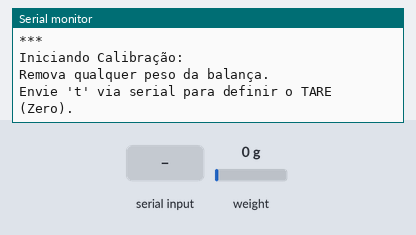
Bench run of a sketch on a simulated ESP32. Parts: the last lines printed to the serial monitor. Inputs (shaded band) come from the test bench; at power-on: weight on the scale 0 g. EEPROM starts erased.

Above: at 3.2 s.
3.3 s: "t90\n" received over Serial
At 4.5 s:
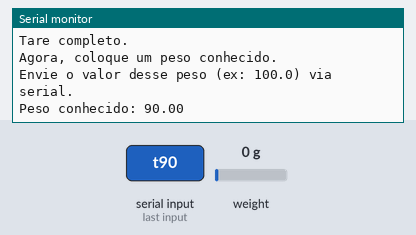
4.8 s: "y90\n" received over Serial
At 5.08 s:
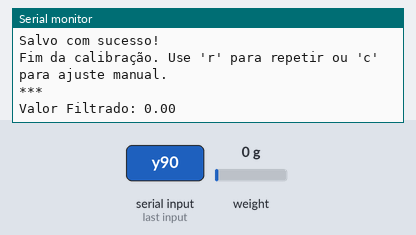
6.4 s: "t,45\n" received over Serial
At 6.52 s:
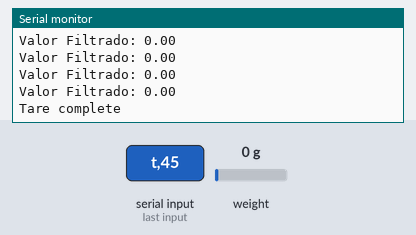
7.9 s: "c90\n" received over Serial
At 9.1 s:
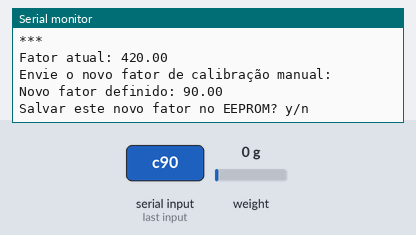
9.4 s: "y,45\n" received over Serial
At 9.56 s:
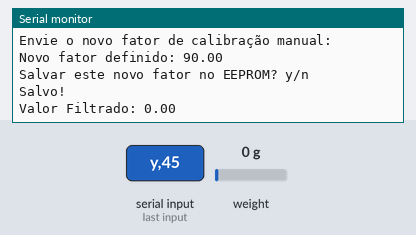
10.9 s: weight on the scale set to 100 g
At 10.97 s:
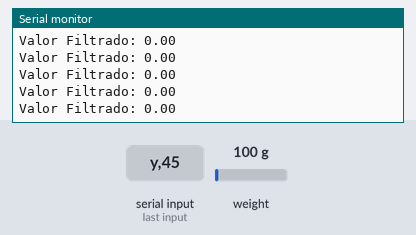

Measured:
- after the input at 3.3 s, the serial monitor: prints a new line at once (image 1)
- after the input at 4.8 s, the serial monitor: prints a new line after 0.11 s (image 2)
- after the input at 6.4 s, the serial monitor: prints a new line at once (image 3)
- after the input at 7.9 s, the serial monitor: prints a new line at once (image 4)
- after the input at 9.4 s, the serial monitor: prints a new line at once (image 5)

The sketch:

teste_load_cells.ino
```cpp
#include <HX711_ADC.h>
#if defined(ESP8266)|| defined(ESP32) || defined(AVR)
#include <EEPROM.h>
#endif

// Pinos:
const int HX711_dout = 48;
const int HX711_sck = 49;

// HX711 constructor:
HX711_ADC LoadCell(HX711_dout, HX711_sck);

const int calVal_eepromAdress = 0;
unsigned long t = 0;

// --- CONFIGURAÇÃO DO FILTRO ---
const int numLeituras = 10;      // Aumente para mais estabilidade, diminua para mais rapidez
float leituras[numLeituras];
int indiceLeitura = 0;
float totalSoma = 0;
float mediaFiltrada = 0;
// ------------------------------

void setup() {
  Serial.begin(57600); delay(10);
  Serial.println("\nIniciando...");

  // Inicializa o array do filtro
  for (int i = 0; i < numLeituras; i++) leituras[i] = 0;

  LoadCell.begin();
  unsigned long stabilizingtime = 2000;
  boolean _tare = true;
  LoadCell.start(stabilizingtime, _tare);

  if (LoadCell.getTareTimeoutFlag() || LoadCell.getSignalTimeoutFlag()) {
    Serial.println("Erro: Verifique a fiação do HX711");
    while (1);
  } else {
    LoadCell.setCalFactor(1.0);
    Serial.println("Inicialização concluída");
  }
  while (!LoadCell.update());
  calibrate(); // Chama a calibração inicial
}

void loop() {
  static boolean newDataReady = 0;
  const int serialPrintInterval = 200;

  if (LoadCell.update()) newDataReady = true;

  if (newDataReady) {
    // --- LÓGICA DO FILTRO DE MÉDIA MÓVEL ---
    totalSoma = totalSoma - leituras[indiceLeitura];
    leituras[indiceLeitura] = LoadCell.getData();
    totalSoma = totalSoma + leituras[indiceLeitura];
    indiceLeitura = (indiceLeitura + 1) % numLeituras;
    mediaFiltrada = totalSoma / numLeituras;
    // ---------------------------------------

    if (millis() > t + serialPrintInterval) {
      Serial.print("Valor Filtrado: ");
      Serial.println(mediaFiltrada);
      newDataReady = 0;
      t = millis();
    }
  }

  if (Serial.available() > 0) {
    char inByte = Serial.read();
    if (inByte == 't') LoadCell.tareNoDelay();
    else if (inByte == 'r') calibrate();
    else if (inByte == 'c') changeSavedCalFactor();
  }

  if (LoadCell.getTareStatus() == true) {
    Serial.println("Tare complete");
  }
}

// --- FUNÇÃO DE CALIBRAÇÃO ---
void calibrate() {
  Serial.println("***");
  Serial.println("Iniciando Calibração:");
  Serial.println("Remova qualquer peso da balança.");
  Serial.println("Envie 't' via serial para definir o TARE (Zero).");

  boolean _resume = false;
  while (_resume == false) {
    LoadCell.update();
    if (Serial.available() > 0) {
      char inByte = Serial.read();
      if (inByte == 't') LoadCell.tareNoDelay();
    }
    if (LoadCell.getTareStatus() == true) {
      Serial.println("Tare completo.");
      _resume = true;
    }
  }

  Serial.println("Agora, coloque um peso conhecido.");
  Serial.println("Envie o valor desse peso (ex: 100.0) via serial.");

  float known_mass = 0;
  _resume = false;
  while (_resume == false) {
    LoadCell.update();
    if (Serial.available() > 0) {
      known_mass = Serial.parseFloat();
      if (known_mass != 0) {
        Serial.print("Peso conhecido: ");
        Serial.println(known_mass);
        _resume = true;
      }
    }
  }

  LoadCell.refreshDataSet();
  float newCalibrationValue = LoadCell.getNewCalibration(known_mass);

  Serial.print("Novo fator de calibração: ");
  Serial.println(newCalibrationValue);
  Serial.println("Salvar no EEPROM? y/n");

  _resume = false;
  while (_resume == false) {
    if (Serial.available() > 0) {
      char inByte = Serial.read();
      if (inByte == 'y') {
#if defined(ESP8266)|| defined(ESP32)
        EEPROM.begin(512);
#endif
        EEPROM.put(calVal_eepromAdress, newCalibrationValue);
#if defined(ESP8266)|| defined(ESP32)
        EEPROM.commit();
#endif
        Serial.println("Salvo com sucesso!");
        _resume = true;
      }
      else if (inByte == 'n') {
        Serial.println("Valor não salvo.");
        _resume = true;
      }
    }
  }
  Serial.println("Fim da calibração. Use 'r' para repetir ou 'c' para ajuste manual.");
  Serial.println("***");
}

// --- FUNÇÃO DE AJUSTE MANUAL ---
void changeSavedCalFactor() {
  float oldCalibrationValue = LoadCell.getCalFactor();
  boolean _resume = false;
  Serial.println("***");
  Serial.print("Fator atual: ");
  Serial.println(oldCalibrationValue);
  Serial.println("Envie o novo fator de calibração manual:");

  float newCalibrationValue;
  while (_resume == false) {
    if (Serial.available() > 0) {
      newCalibrationValue = Serial.parseFloat();
      if (newCalibrationValue != 0) {
        Serial.print("Novo fator definido: ");
        Serial.println(newCalibrationValue);
        LoadCell.setCalFactor(newCalibrationValue);
        _resume = true;
      }
    }
  }

  Serial.println("Salvar este novo fator no EEPROM? y/n");
  _resume = false;
  while (_resume == false) {
    if (Serial.available() > 0) {
      char inByte = Serial.read();
      if (inByte == 'y') {
#if defined(ESP8266)|| defined(ESP32)
        EEPROM.begin(512);
#endif
        EEPROM.put(calVal_eepromAdress, newCalibrationValue);
#if defined(ESP8266)|| defined(ESP32)
        EEPROM.commit();
#endif
        Serial.println("Salvo!");
        _resume = true;
      }
      else if (inByte == 'n') {
        _resume = true;
      }
    }
  }
}
```
